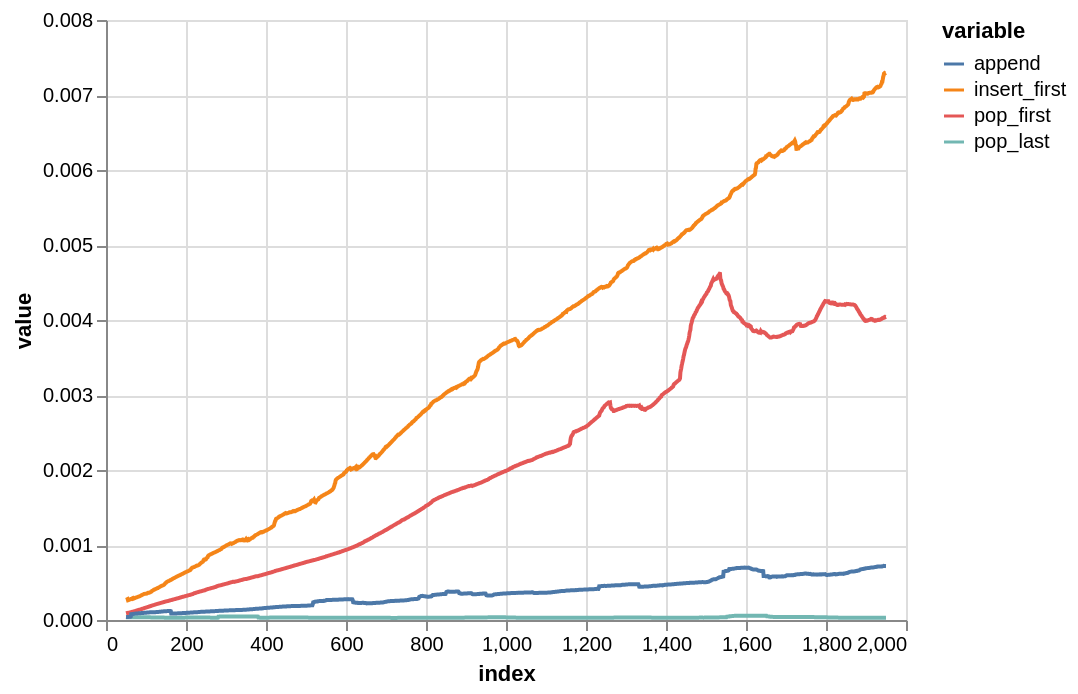

Notebook source saved alongside this figure:
### Code cell
from timeit import timeit
import altair as alt
import pandas as pd

alt.data_transformers.disable_max_rows()

n = 100000
batch_size = 100

def make_lists(n):
    return [list(range(i)) for i in range(batch_size, n+batch_size, 50)]

funcs = {
    "pop_last": lambda l: l.pop(),
    "pop_first": lambda l: l.pop(0),
    "insert_first": lambda l: l.insert(0, None),
    "append": lambda l: l.append(None)
}

df = pd.DataFrame({
    k: list(map(lambda l: timeit(lambda: v(l), number=batch_size), make_lists(n)))
    for k,v in funcs.items()
})

df = df.rolling(batch_size, center=True).mean().dropna()
df = df.reset_index().melt(id_vars="index", value_vars=funcs.keys())

alt.Chart(df.reset_index()).mark_line().encode(
    x="index",
    y="value",
    color="variable"
)

### Figure 1 — Vega-Lite specification as saved in the notebook (floating-point values rounded to 4 significant figures; data arrays with more than 128 entries replaced by an {"elided": "..."} marker saying what was removed)
{"config": {"view": {"continuousWidth": 400, "continuousHeight": 300}}, "data": {"name": "data-f27139cfb30381d18432a42dbb644099"}, "mark": "line", "encoding": {"color": {"type": "nominal", "field": "variable"}, "x": {"type": "quantitative", "field": "index"}, "y": {"type": "quantitative", "field": "value"}}, "$schema": "https://vega.github.io/schema/vega-lite/v4.8.1.json", "datasets": {"data-f27139cfb30381d18432a42dbb644099": {"elided": "7604 records"}}}
